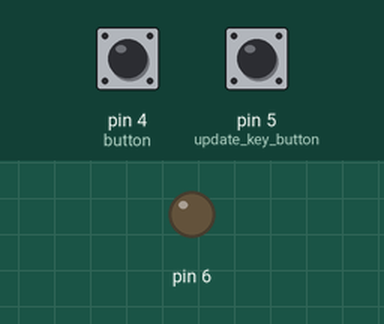
This sketch was run on a simulated Arduino Uno, built with avr-gcc and run on an emulated ATmega328P. Shown: output pins drawn as LEDs (lit = HIGH). Dashed ring = blinking. The test bench sets the inputs (shaded band); at power-on: pin 4 (button) LOW, pin 5 (update_key_button) LOW. No radio packets arrive unless stated; what the sketch prints to the serial monitor is not drawn.

Above: at 1.2 s.
1.3 s: pin 4 (button) pulled HIGH for 0.15 s
At 3.4 s:
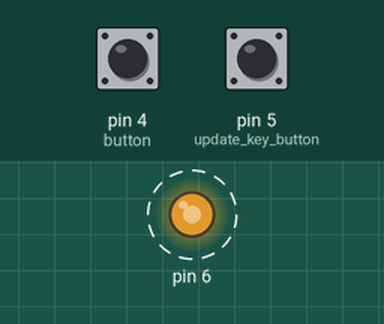
7.5 s: pin 4 (button) pulled HIGH for 1 s
At 10.8 s:
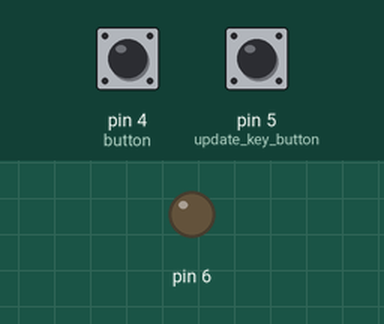
11.5 s: pin 4 (button) pulled HIGH for 3.2 s
At 13.6 s:
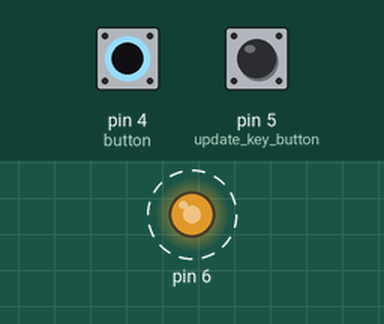
Timing chart, 0 to 16.0 s (numbered marks = the images above; inputs shaded):
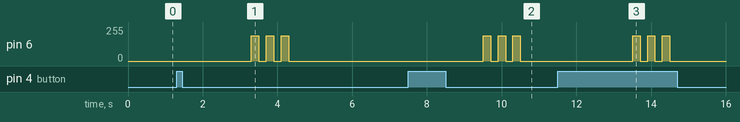

Measured:
- after the input at 1.3 s, pin 6: alternates 188/255 for 0.20 s and 0/255 for 0.20 s, 6 changes in all, then stays 0/255, starting after 2.0 s
- after the input at 7.5 s, pin 6: alternates 188/255 for 0.20 s and 0/255 for 0.20 s, 6 changes in all, then stays 0/255, starting after 2.0 s
- after the input at 11.5 s, pin 6: alternates 188/255 for 0.20 s and 0/255 for 0.20 s, 6 changes in all, then stays 0/255, starting after 2.0 s

The sketch:

car.ino
```cpp
#include "../touch_button.hpp"
#include "communicator.hpp"
#include "indication.hpp"
#include "lock.hpp"

Cryptographer cryptographer;

Button button(4);
Button update_key_button(5);
Communicator communicator(9, 10, cryptographer);
Lock central_lock(8);

Indicator yellow(6);
Indicator red(7);
Indicator green(8);

bool SuspiciousActivityDetected = false;

void setup()
{
    Serial.begin(9600);
    Serial.println("Car started");
    communicator.InitRadio(Communicator::Device::Car);
}

void loop()
{
    if (update_key_button.Check() == Button::Event::Pressed)
        communicator.NextKey();

    auto comm_event = Communicator::Event::None;

    if (not SuspiciousActivityDetected)
    {
        auto button_event = button.Check();
        if (button_event == Button::Event::Pressed)
            communicator.InitAutoOpen();
    }

    comm_event = communicator.Check();

    switch (comm_event)
    {
        case Communicator::Event::Timeout:
            yellow.Flash(3, 200, 200);
            break;

        case Communicator::Event::Open:
            central_lock.Switch();
            red.Flash(0, 0, 0);
            //communicator.SendStatusOpened();
            SuspiciousActivityDetected = false;
            break;

        case Communicator::Event::Confirmed:
            central_lock.Switch();
            red.Flash(0, 0, 0);
            //communicator.SendStatusOpened();
            SuspiciousActivityDetected = false;
            break;

        case Communicator::Event::Suspicion:
            red.Flash(-1, 500, 500);
            SuspiciousActivityDetected = true;
            //communicator.SendStatusSuspicious();

        default:
            break;
    }

    yellow.Process();
    red.Process();
    green.Process();
}
```

communicator.hpp
```cpp
#pragma once

#include "../radio_communicator.hpp"
#include "../secret.hpp"
#include "../random.hpp"

class Communicator : public RadioCommunicator
{
public:

    enum class Event : byte
    {
        None,
        Open, /// Command directly from key (pressed 'open' button)
        Timeout, /// Auto-open time out
        Suspicion, /// Auto-open reply delay detected
        Confirmed /// Auto-open reply received without delay
    };

private:

    bool AutoOpenRequested = false;
    unsigned long AutoOpenRequestTime = 0;
    unsigned int AutoOpenLastQueryId = 0;
    static int Timeout;

    bool NextKeyRequested = false;
    unsigned long NextKeyRequestTime = 0;
    unsigned int NextKeyLastQueryId = 0;
    unsigned long long NextKeyRequestRandomValueHash = 0;

public:
    Communicator(int ce_pin, int cs_pin, Cryptographer crypt) : RadioCommunicator(ce_pin, cs_pin, crypt) { }
    ~Communicator() { }

    Event Check()
    {
        Message income = Listen();

        if (NextKeyRequested and millis() - NextKeyRequestTime > Timeout)   // If next key ack timeout exceeded: declining next key
        {
            FlushNextKey();
            Crypt.DeclineNextKey();
        }

        else if (NextKeyRequested and !income.IsEmpty() and                     // If acknowlegment received, processing it
                income.GetCmd() == Message::Command::UpdateKeyAcknowlegment)
        {
            if (income.GetPayload() == NextKeyRequestRandomValueHash and    // If all correct in acknowlegment - accepting it
                income.GetQueryId() == NextKeyLastQueryId)
            {
                FlushNextKey();
                Crypt.AcceptNextKey();
            }

            else    // If something is not correct - declinig next key
            {
                FlushNextKey();
                Crypt.DeclineNextKey();
            }
        }

        if (!income.IsEmpty() and income.GetCmd() == Message::Command::Open)
        {
            if (income.GetPayload() == SECRET)
                return Event::Open;
            else
                return Event::Suspicion;
        }

        else if (AutoOpenRequested and millis() - AutoOpenRequestTime > Timeout)
        {
            FlushAutoOpen();
            return Event::Timeout;
        }

        else if (AutoOpenRequested and !income.IsEmpty() and
                income.GetCmd() == Message::Command::AutoOpenConfirmation)
        {
            if (millis() - income.GetTimestamp() < 100 and
                income.GetPayload() == SECRET and
                income.GetQueryId() == AutoOpenLastQueryId)
            {
                FlushAutoOpen();
                return Event::Confirmed;
            }

            else
            {
                FlushAutoOpen();
                return Event::Suspicion;
            }
        }

        return Event::None;
    }

    void InitAutoOpen()
    {
        Message request = Message(Message::Command::AutoOpenRequest);

        AutoOpenRequested = true;
        AutoOpenRequestTime = millis();
        AutoOpenLastQueryId = request.GetQueryId();

        SendMessage(request);
    }

    void SendStatusOpened()
    {
        Message status = Message(Message::Command::StatusOpen);
        SendMessage(status);
    }

    void SendStatusClosed()
    {
        Message status = Message(Message::Command::StatusClosed);
        SendMessage(status);
    }

    void SendStatusSuspicious()
    {
        Message status = Message(Message::Command::StatusSuspiciousMode);
        SendMessage(status);
    }

    void NextKey()
    {
        unsigned long long random_value = Random<unsigned long long>();
        Message next_key_request = Message(Message::Command::UpdateKey, random_value);

        NextKeyRequested = true;
        NextKeyRequestTime = millis();
        NextKeyLastQueryId = next_key_request.GetQueryId();

        SendMessage(next_key_request);

        Crypt.ProbeNextKey();
        NextKeyRequestRandomValueHash = Crypt.GetHash(random_value);
    }

    void FlushAutoOpen()
    {
        AutoOpenRequested = false;
        AutoOpenRequestTime = 0;
        AutoOpenLastQueryId = 0;
    }

    void FlushNextKey()
    {
        NextKeyRequested = false;
        NextKeyRequestTime = 0;
        NextKeyLastQueryId = 0;
        NextKeyRequestRandomValueHash = 0;
    }
};

int Communicator::Timeout = 2000;
```

lock.hpp
```cpp
#pragma once

class Lock
{
private:
    int Pin = 0;
    bool Opened = false;

public:
    Lock(int pin) : Pin(pin) { }
    ~Lock() { }

    void Switch()
    {
        Opened = not Opened;

        if (Opened) analogWrite(Pin, 900);
        else analogWrite(Pin, 0);
    }
};
```
